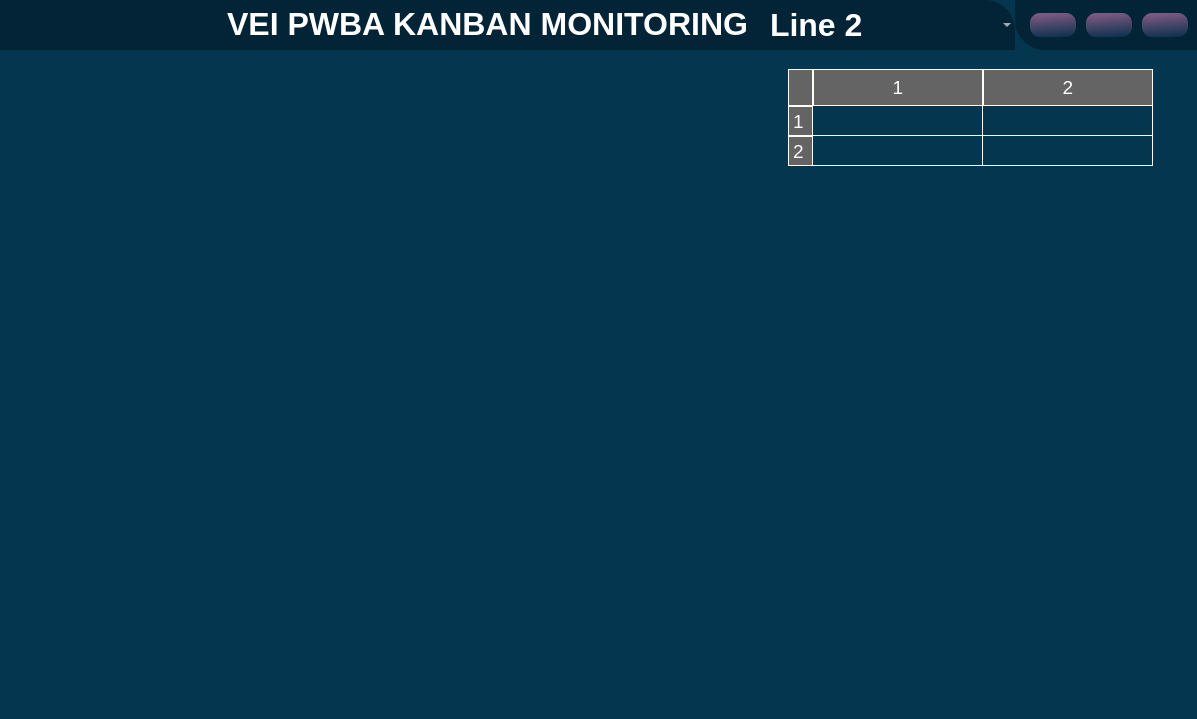
<?xml version="1.0" encoding="UTF-8"?>
<ui version="4.0">
 <class>MainWindow</class>
 <widget class="QMainWindow" name="MainWindow">
  <property name="geometry">
   <rect>
    <x>0</x>
    <y>0</y>
    <width>1197</width>
    <height>719</height>
   </rect>
  </property>
  <property name="windowTitle">
   <string>MainWindow</string>
  </property>
  <property name="styleSheet">
   <string notr="true">

*{
background:  transparent;
border: none;
color: #fff ;
}
#centralwidget{
	background-color: #05364F;
}
#header_nav{
	background-color: #032436;
	border-bottom-left-radius: 30px;
}
#header_title{
	background-color:#032436;
	border-top-right-radius: 30px;
}
#header_title * {
	color: #fff ;
}
QPushButton{
	background-color: qlineargradient(spread:pad, x1:0.524118, y1:0, x2:0.671, y2:1, stop:0 #7f5a83, stop:1 #0d324d);
	padding: 5px 7px;
	border-radius: 10px;
}
#frame_3,#frame_40,#frame_73,#frame_94{
background-color: #05364F;
border-radius: 3px;
}
#frame_44,#frame_48,#frame_52,#frame_6,#frame_7{
background-color:#032436;
border-radius:10px;
}
#frame_41,#frame_57,#frame_61,#frame_65,#frame_69{
background-color:#032436;
border-radius:10px;
}

#frame_74,#frame_78,#frame_82,#frame_86,#frame_90{
background-color:#032436;
border-radius:10px;
}
#frame_103,#frame_107,#frame_111,#frame_95,#frame_99{
background-color:#032436;
border-radius:10px;
}

QLCDNumber{
border-right:2px solid;
border-left: 2px solid;
border-color:  #0cbaba;
border-radius: 10px;

}



QHeaderView::section {
    background-color: #646464;
    padding: 4px;
    border: 1px solid #fffff8;
    font-size: 14pt;
}

QTableWidget {
    gridline-color: #fffff8;
    font-size: 12pt;
}

QTableWidget QTableCornerButton::section {
    background-color: #646464;
    border: 1px solid #fffff8;
}</string>
  </property>
  <widget class="QWidget" name="centralwidget">
   <layout class="QVBoxLayout" name="verticalLayout">
    <property name="spacing">
     <number>0</number>
    </property>
    <property name="leftMargin">
     <number>0</number>
    </property>
    <property name="topMargin">
     <number>0</number>
    </property>
    <property name="rightMargin">
     <number>0</number>
    </property>
    <property name="bottomMargin">
     <number>0</number>
    </property>
    <item>
     <widget class="QWidget" name="header_widget" native="true">
      <property name="maximumSize">
       <size>
        <width>16777215</width>
        <height>50</height>
       </size>
      </property>
      <layout class="QHBoxLayout" name="horizontalLayout">
       <property name="spacing">
        <number>0</number>
       </property>
       <property name="leftMargin">
        <number>0</number>
       </property>
       <property name="topMargin">
        <number>0</number>
       </property>
       <property name="rightMargin">
        <number>0</number>
       </property>
       <property name="bottomMargin">
        <number>0</number>
       </property>
       <item>
        <widget class="QWidget" name="header_title" native="true">
         <layout class="QHBoxLayout" name="horizontalLayout_3">
          <property name="spacing">
           <number>0</number>
          </property>
          <property name="leftMargin">
           <number>0</number>
          </property>
          <property name="topMargin">
           <number>0</number>
          </property>
          <property name="rightMargin">
           <number>0</number>
          </property>
          <property name="bottomMargin">
           <number>0</number>
          </property>
          <item>
           <widget class="QLabel" name="label_113">
            <property name="minimumSize">
             <size>
              <width>220</width>
              <height>0</height>
             </size>
            </property>
            <property name="maximumSize">
             <size>
              <width>150</width>
              <height>220</height>
             </size>
            </property>
            <property name="text">
             <string/>
            </property>
            <property name="pixmap">
             <pixmap>icons/vist_trans.png</pixmap>
            </property>
            <property name="scaledContents">
             <bool>true</bool>
            </property>
           </widget>
          </item>
          <item>
           <spacer name="horizontalSpacer">
            <property name="orientation">
             <enum>Qt::Horizontal</enum>
            </property>
            <property name="sizeHint" stdset="0">
             <size>
              <width>40</width>
              <height>20</height>
             </size>
            </property>
           </spacer>
          </item>
          <item alignment="Qt::AlignLeft">
           <widget class="QLabel" name="label">
            <property name="font">
             <font>
              <pointsize>18</pointsize>
              <weight>75</weight>
              <bold>true</bold>
             </font>
            </property>
            <property name="text">
             <string>&lt;html&gt;&lt;head/&gt;&lt;body&gt;&lt;p align=&quot;center&quot;&gt;&lt;span style=&quot; font-size:24pt;&quot;&gt;VEI PWBA KANBAN MONITORING &lt;/span&gt;&lt;/p&gt;&lt;/body&gt;&lt;/html&gt;</string>
            </property>
           </widget>
          </item>
          <item>
           <spacer name="horizontalSpacer_2">
            <property name="orientation">
             <enum>Qt::Horizontal</enum>
            </property>
            <property name="sizeHint" stdset="0">
             <size>
              <width>40</width>
              <height>20</height>
             </size>
            </property>
           </spacer>
          </item>
          <item>
           <widget class="QComboBox" name="comboBox">
            <property name="minimumSize">
             <size>
              <width>250</width>
              <height>50</height>
             </size>
            </property>
            <property name="maximumSize">
             <size>
              <width>16777215</width>
              <height>50</height>
             </size>
            </property>
            <property name="font">
             <font>
              <pointsize>24</pointsize>
              <weight>75</weight>
              <bold>true</bold>
             </font>
            </property>
            <property name="layoutDirection">
             <enum>Qt::LeftToRight</enum>
            </property>
            <property name="autoFillBackground">
             <bool>false</bool>
            </property>
            <item>
             <property name="text">
              <string>Line 2</string>
             </property>
            </item>
            <item>
             <property name="text">
              <string>Line 3</string>
             </property>
            </item>
            <item>
             <property name="text">
              <string>Line 4</string>
             </property>
            </item>
            <item>
             <property name="text">
              <string>Line 5</string>
             </property>
            </item>
            <item>
             <property name="text">
              <string>Line 6</string>
             </property>
            </item>
            <item>
             <property name="text">
              <string/>
             </property>
            </item>
           </widget>
          </item>
         </layout>
        </widget>
       </item>
       <item>
        <widget class="QWidget" name="header_nav" native="true">
         <layout class="QHBoxLayout" name="horizontalLayout_2">
          <property name="spacing">
           <number>10</number>
          </property>
          <property name="leftMargin">
           <number>15</number>
          </property>
          <item>
           <widget class="QPushButton" name="minimize">
            <property name="text">
             <string/>
            </property>
            <property name="icon">
             <iconset>
              <normaloff>icons/minimize.svg</normaloff>icons/minimize.svg</iconset>
            </property>
            <property name="iconSize">
             <size>
              <width>24</width>
              <height>24</height>
             </size>
            </property>
           </widget>
          </item>
          <item>
           <widget class="QPushButton" name="restore">
            <property name="text">
             <string/>
            </property>
            <property name="icon">
             <iconset>
              <normaloff>icons/maximize.svg</normaloff>icons/maximize.svg</iconset>
            </property>
            <property name="iconSize">
             <size>
              <width>24</width>
              <height>24</height>
             </size>
            </property>
           </widget>
          </item>
          <item>
           <widget class="QPushButton" name="close">
            <property name="text">
             <string/>
            </property>
            <property name="icon">
             <iconset>
              <normaloff>icons/close.svg</normaloff>icons/close.svg</iconset>
            </property>
            <property name="iconSize">
             <size>
              <width>24</width>
              <height>24</height>
             </size>
            </property>
           </widget>
          </item>
         </layout>
        </widget>
       </item>
      </layout>
     </widget>
    </item>
    <item>
     <widget class="QWidget" name="main_body_widget" native="true">
      <property name="sizePolicy">
       <sizepolicy hsizetype="Preferred" vsizetype="Expanding">
        <horstretch>0</horstretch>
        <verstretch>0</verstretch>
       </sizepolicy>
      </property>
      <layout class="QHBoxLayout" name="horizontalLayout_4">
       <property name="spacing">
        <number>0</number>
       </property>
       <property name="leftMargin">
        <number>0</number>
       </property>
       <property name="topMargin">
        <number>0</number>
       </property>
       <property name="rightMargin">
        <number>0</number>
       </property>
       <property name="bottomMargin">
        <number>0</number>
       </property>
       <item>
        <widget class="QScrollArea" name="scrollArea">
         <property name="widgetResizable">
          <bool>true</bool>
         </property>
         <widget class="QWidget" name="scrollAreaWidgetContents">
          <property name="geometry">
           <rect>
            <x>0</x>
            <y>0</y>
            <width>1197</width>
            <height>669</height>
           </rect>
          </property>
          <layout class="QVBoxLayout" name="verticalLayout_14">
           <property name="spacing">
            <number>0</number>
           </property>
           <property name="leftMargin">
            <number>0</number>
           </property>
           <property name="topMargin">
            <number>10</number>
           </property>
           <property name="rightMargin">
            <number>0</number>
           </property>
           <property name="bottomMargin">
            <number>10</number>
           </property>
           <item>
            <widget class="QFrame" name="frame">
             <property name="frameShape">
              <enum>QFrame::StyledPanel</enum>
             </property>
             <property name="frameShadow">
              <enum>QFrame::Raised</enum>
             </property>
             <layout class="QHBoxLayout" name="horizontalLayout_5">
              <item>
               <widget class="MplWidget" name="MplWidget" native="true"/>
              </item>
              <item>
               <widget class="QTableWidget" name="tableWidget">
                <property name="minimumSize">
                 <size>
                  <width>400</width>
                  <height>0</height>
                 </size>
                </property>
                <property name="maximumSize">
                 <size>
                  <width>400</width>
                  <height>16777215</height>
                 </size>
                </property>
                <property name="font">
                 <font>
                  <pointsize>12</pointsize>
                 </font>
                </property>
                <property name="sizeAdjustPolicy">
                 <enum>QAbstractScrollArea::AdjustIgnored</enum>
                </property>
                <property name="alternatingRowColors">
                 <bool>false</bool>
                </property>
                <property name="selectionMode">
                 <enum>QAbstractItemView::NoSelection</enum>
                </property>
                <property name="sortingEnabled">
                 <bool>true</bool>
                </property>
                <property name="rowCount">
                 <number>2</number>
                </property>
                <property name="columnCount">
                 <number>2</number>
                </property>
                <attribute name="horizontalHeaderVisible">
                 <bool>true</bool>
                </attribute>
                <attribute name="horizontalHeaderMinimumSectionSize">
                 <number>170</number>
                </attribute>
                <attribute name="horizontalHeaderDefaultSectionSize">
                 <number>170</number>
                </attribute>
                <attribute name="horizontalHeaderHighlightSections">
                 <bool>false</bool>
                </attribute>
                <attribute name="horizontalHeaderShowSortIndicator" stdset="0">
                 <bool>true</bool>
                </attribute>
                <attribute name="verticalHeaderVisible">
                 <bool>true</bool>
                </attribute>
                <attribute name="verticalHeaderMinimumSectionSize">
                 <number>30</number>
                </attribute>
                <attribute name="verticalHeaderDefaultSectionSize">
                 <number>30</number>
                </attribute>
                <attribute name="verticalHeaderHighlightSections">
                 <bool>false</bool>
                </attribute>
                <row/>
                <row/>
                <column/>
                <column/>
               </widget>
              </item>
             </layout>
            </widget>
           </item>
          </layout>
         </widget>
        </widget>
       </item>
      </layout>
     </widget>
    </item>
   </layout>
  </widget>
 </widget>
 <customwidgets>
  <customwidget>
   <class>MplWidget</class>
   <extends>QWidget</extends>
   <header>mplwidget.h</header>
   <container>1</container>
  </customwidget>
 </customwidgets>
 <resources>
  <include location="../../../Desktop/resources.qrc"/>
 </resources>
 <connections/>
</ui>
